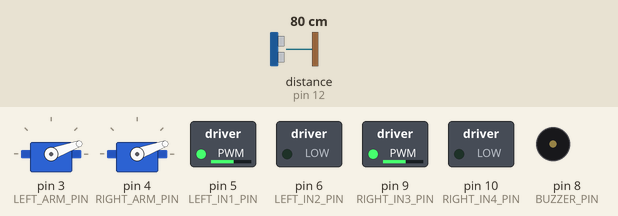
This sketch was run on a simulated Arduino Uno, built with avr-gcc and run on an emulated ATmega328P. On the bench: 2 × servo, switched loads named in the sketch (green lamp = pin HIGH), buzzer (waves = sounding). Wiring (inferred from the names in the program): ultrasonic range finder: trigger pin 11; echo pin 12. The test bench sets the inputs (shaded band); at power-on: distance to the obstacle (sensor on pin 12) 80 cm. The echo pulse lasts 58.3 µs per cm; pins used as bus, display or sensor lines are not drawn.

Above: at 1.78 s.
1.8 s: distance to the obstacle (sensor on pin 12) set to 2 cm
At 4.2 s:
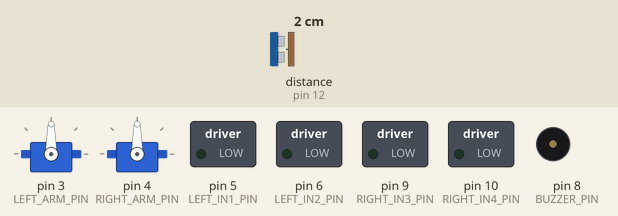
4.8 s: distance to the obstacle (sensor on pin 12) set to 60 cm
7.8 s: distance to the obstacle (sensor on pin 12) set to 4 cm
At 8.06 s:
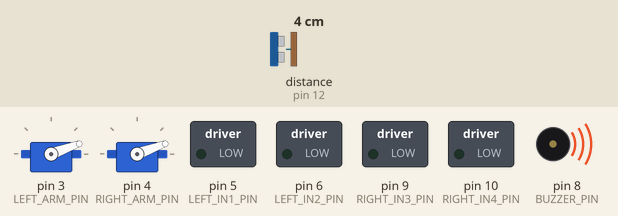
10.8 s: distance to the obstacle (sensor on pin 12) set to 250 cm
At 12.3 s:
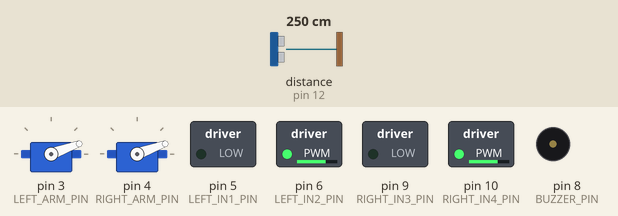
Timing chart, 0 to 14.8 s (numbered marks = the images above; inputs shaded):
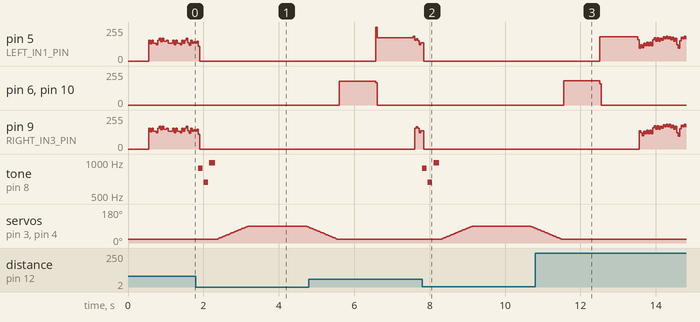

The sketch:

wall_e_trash_collector.ino
```cpp
#include <Servo.h>                                      // 引入 Arduino 官方 Servo 库，用于控制两只手臂舵机

const int LEFT_IN1_PIN = 5;                             // 左侧履带电机 L298N IN1 接 Arduino Uno 数字引脚 5
const int LEFT_IN2_PIN = 6;                             // 左侧履带电机 L298N IN2 接 Arduino Uno 数字引脚 6
const int RIGHT_IN3_PIN = 9;                            // 右侧履带电机 L298N IN3 接 Arduino Uno 数字引脚 9
const int RIGHT_IN4_PIN = 10;                           // 右侧履带电机 L298N IN4 接 Arduino Uno 数字引脚 10
const int TRIG_PIN = 11;                                // HC-SR04 超声波传感器 Trig 接 Arduino Uno 数字引脚 11
const int ECHO_PIN = 12;                                // HC-SR04 超声波传感器 Echo 接 Arduino Uno 数字引脚 12
const int LEFT_ARM_PIN = 3;                             // 左臂舵机信号线接 Arduino Uno 数字引脚 3
const int RIGHT_ARM_PIN = 4;                            // 右臂舵机信号线接 Arduino Uno 数字引脚 4
const int BUZZER_PIN = 8;                               // 无源蜂鸣器正极接 Arduino Uno 数字引脚 8

const int CRUISE_SPEED_PWM = 150;                       // 巡视前进速度，范围 0-255，数值越大履带越快
const int ACTION_SPEED_PWM = 180;                       // 后退与转向动作速度，范围 0-255，动作时略快一些更容易避障
const int DISTANCE_THRESHOLD_CM = 15;                   // 发现垃圾或障碍物的距离阈值，单位为厘米
const int ARM_HOME_ANGLE = 20;                          // 两只手臂的初始角度，可根据机械安装微调
const int ARM_PICK_ANGLE = 90;                          // 两只手臂抱起垃圾时转到的角度
const unsigned long ARM_HOLD_TIME_MS = 1500;            // 手臂抱起垃圾后停留时间，单位为毫秒
const unsigned long BACKWARD_TIME_MS = 1000;            // 收集完成后后退时间，单位为毫秒
const unsigned long TURN_RIGHT_TIME_MS = 1000;          // 后退完成后右转时间，单位为毫秒
const unsigned long SONAR_TIMEOUT_US = 30000;           // 超声波 echo 等待超时时间，30000 微秒约等于 5 米距离
const unsigned long PWM_PERIOD_US = 2000;               // 软件 PWM 周期，2000 微秒约等于 500Hz，适合直流电机调速
const unsigned long SENSOR_INTERVAL_MS = 80;            // 巡视时两次超声波测距之间的间隔，单位为毫秒
const int SERVO_STEP_DELAY_MS = 12;                     // 舵机平滑动作时每移动 1 度的延时，数值越大动作越慢

int currentLeftSpeed = 0;                               // 保存左侧履带当前目标速度，正数前进、负数后退、0 停止
int currentRightSpeed = 0;                              // 保存右侧履带当前目标速度，正数前进、负数后退、0 停止
unsigned long lastSensorReadMs = 0;                     // 保存上一次超声波测距的时间，用于控制测距频率

Servo leftArmServo;                                     // 创建左臂舵机对象
Servo rightArmServo;                                    // 创建右臂舵机对象

void setup() {                                          // Arduino 上电或复位后只执行一次的初始化函数
  pinMode(LEFT_IN1_PIN, OUTPUT);                        // 将左电机 IN1 引脚设置为输出模式
  pinMode(LEFT_IN2_PIN, OUTPUT);                        // 将左电机 IN2 引脚设置为输出模式
  pinMode(RIGHT_IN3_PIN, OUTPUT);                       // 将右电机 IN3 引脚设置为输出模式
  pinMode(RIGHT_IN4_PIN, OUTPUT);                       // 将右电机 IN4 引脚设置为输出模式
  pinMode(TRIG_PIN, OUTPUT);                            // 将超声波 Trig 引脚设置为输出模式
  pinMode(ECHO_PIN, INPUT);                             // 将超声波 Echo 引脚设置为输入模式
  pinMode(BUZZER_PIN, OUTPUT);                          // 将蜂鸣器引脚设置为输出模式
  digitalWrite(TRIG_PIN, LOW);                          // 让 Trig 引脚保持低电平，避免上电时误触发测距
  stopMoving();                                         // 初始化时立即停止两侧履带，防止机器人突然移动
  leftArmServo.attach(LEFT_ARM_PIN);                    // 将左臂舵机对象绑定到左臂舵机信号引脚
  rightArmServo.attach(RIGHT_ARM_PIN);                  // 将右臂舵机对象绑定到右臂舵机信号引脚
  leftArmServo.write(ARM_HOME_ANGLE);                   // 将左臂舵机转到初始角度
  rightArmServo.write(ARM_HOME_ANGLE);                  // 将右臂舵机转到初始角度
  delay(500);                                           // 等待舵机稳定到初始位置
}

void loop() {                                           // Arduino 主循环函数，会不断重复执行
  moveForward();                                        // 进入巡视模式，让瓦力持续向前缓慢移动
  refreshMotorPwm();                                    // 高频刷新软件 PWM，确保两侧履带持续获得调速脉冲
  if (millis() - lastSensorReadMs >= SENSOR_INTERVAL_MS) { // 如果距离上次测距已经超过设定间隔，就进行一次新测距
    lastSensorReadMs = millis();                        // 更新上一次测距时间，避免超声波触发过于频繁
    long distanceCm = getDistanceCm();                  // 读取前方距离，单位为厘米
    if (distanceCm > 0 && distanceCm < DISTANCE_THRESHOLD_CM) { // 如果测距有效且小于阈值，说明发现垃圾或障碍物
      stopMoving();                                     // 动作 A：立刻停止移动
      playHappyBeep();                                  // 动作 B：播放开心的短促“滴滴”声
      pickUpTrash();                                    // 动作 C：双臂抱起垃圾并放回初始位置
      timedBackward(BACKWARD_TIME_MS);                  // 动作 D 第一段：双轮反转后退指定时间
      timedTurnRight(TURN_RIGHT_TIME_MS);               // 动作 D 第二段：单侧轮转动右转指定时间
      stopMoving();                                     // 动作完成后再次停止，保证切回巡视前状态稳定
    }
  }
}

void moveForward() {                                    // 控制瓦力向前慢速行驶的函数
  setMotorSpeed(CRUISE_SPEED_PWM, CRUISE_SPEED_PWM);    // 左右履带都设置为正速度，实现直线前进
}

void moveBackward() {                                   // 控制瓦力向后倒车的函数
  setMotorSpeed(-ACTION_SPEED_PWM, -ACTION_SPEED_PWM);  // 左右履带都设置为负速度，实现直线后退
}

void turnRight() {                                      // 控制瓦力向右转弯的函数
  setMotorSpeed(ACTION_SPEED_PWM, 0);                   // 只让左履带前进、右履带停止，实现向右原地偏转
}

void stopMoving() {                                     // 控制瓦力停止移动的函数
  setMotorSpeed(0, 0);                                  // 左右履带速度都设置为 0，停止所有电机输出
}

void timedBackward(unsigned long durationMs) {          // 按指定毫秒数执行后退动作的函数
  unsigned long startMs = millis();                     // 记录后退动作开始时的系统时间
  moveBackward();                                       // 设置两侧履带为后退目标速度
  while (millis() - startMs < durationMs) {             // 在未达到指定时长前持续执行后退
    refreshMotorPwm();                                  // 持续刷新软件 PWM，让两侧履带保持后退
  }
  stopMoving();                                         // 到达指定时长后停止履带
}

void timedTurnRight(unsigned long durationMs) {         // 按指定毫秒数执行右转动作的函数
  unsigned long startMs = millis();                     // 记录右转动作开始时的系统时间
  turnRight();                                          // 设置履带为右转目标速度
  while (millis() - startMs < durationMs) {             // 在未达到指定时长前持续执行右转
    refreshMotorPwm();                                  // 持续刷新软件 PWM，让瓦力保持右转
  }
  stopMoving();                                         // 到达指定时长后停止履带
}

void setMotorSpeed(int leftSpeed, int rightSpeed) {     // 根据左右速度值保存 L298N 目标速度的总函数
  currentLeftSpeed = constrain(leftSpeed, -255, 255);   // 保存左侧履带速度，并限制到 -255 到 255 的安全范围
  currentRightSpeed = constrain(rightSpeed, -255, 255); // 保存右侧履带速度，并限制到 -255 到 255 的安全范围
  refreshMotorPwm();                                    // 立即刷新一次输出，让新速度尽快生效
}

void refreshMotorPwm() {                                // 按当前目标速度刷新两侧履带软件 PWM 的函数
  unsigned long phaseUs = micros() % PWM_PERIOD_US;     // 计算当前处在 PWM 周期中的哪个时间点
  driveOneMotor(LEFT_IN1_PIN, LEFT_IN2_PIN, currentLeftSpeed, phaseUs); // 根据当前相位刷新左侧履带输出
  driveOneMotor(RIGHT_IN3_PIN, RIGHT_IN4_PIN, currentRightSpeed, phaseUs); // 根据当前相位刷新右侧履带输出
}

void driveOneMotor(int forwardPin, int backwardPin, int speedValue, unsigned long phaseUs) { // 使用软件 PWM 控制单个直流电机的方向和速度
  int pwmValue = constrain(abs(speedValue), 0, 255);    // 取速度绝对值并限制到 0-255 的 PWM 范围
  if (pwmValue == 0) {                                  // 如果速度为 0，表示需要停止该电机
    digitalWrite(forwardPin, LOW);                      // 关闭该电机正转方向输入
    digitalWrite(backwardPin, LOW);                     // 关闭该电机反转方向输入
    return;                                             // 停止模式已设置完成，直接返回函数
  }
  unsigned long onTimeUs = PWM_PERIOD_US * pwmValue / 255; // 根据 PWM 数值计算本周期高电平持续时间
  int activePin = speedValue > 0 ? forwardPin : backwardPin; // 正速度选正转引脚，负速度选反转引脚
  int inactivePin = speedValue > 0 ? backwardPin : forwardPin; // 与运动方向相反的引脚必须保持低电平
  digitalWrite(inactivePin, LOW);                       // 关闭相反方向输入，避免 L298N 同一路桥臂冲突
  if (phaseUs < onTimeUs) {                             // 如果当前仍处在 PWM 通电阶段
    digitalWrite(activePin, HIGH);                      // 打开当前运动方向输入，为电机供电
  } else {                                              // 如果当前已经处在 PWM 断电阶段
    digitalWrite(activePin, LOW);                       // 关闭当前运动方向输入，降低电机平均速度
  }
}

long getDistanceCm() {                                  // 读取 HC-SR04 距离并返回厘米数的函数
  digitalWrite(TRIG_PIN, LOW);                          // 先拉低 Trig，确保触发脉冲从干净的低电平开始
  delayMicroseconds(2);                                 // 等待 2 微秒，让 Trig 低电平稳定
  digitalWrite(TRIG_PIN, HIGH);                         // 拉高 Trig，开始发送超声波触发脉冲
  delayMicroseconds(10);                                // 保持 10 微秒高电平，这是 HC-SR04 要求的触发宽度
  digitalWrite(TRIG_PIN, LOW);                          // 拉低 Trig，结束触发脉冲
  unsigned long durationUs = pulseIn(ECHO_PIN, HIGH, SONAR_TIMEOUT_US); // 读取 Echo 高电平持续时间，超时则返回 0
  if (durationUs == 0) {                                // 如果返回 0，说明本次测距超时或没有有效回波
    return -1;                                          // 返回 -1 表示无效距离，主循环会忽略这次读数
  }
  long distanceCm = durationUs / 58;                    // 将声波往返时间换算为厘米，常用公式为 微秒/58
  return distanceCm;                                    // 返回计算得到的前方距离
}

void pickUpTrash() {                                    // 控制两只手臂模拟抱起垃圾的完整动作函数
  moveArmsSmoothly(ARM_HOME_ANGLE, ARM_PICK_ANGLE);     // 两只手臂从初始角度平滑转到抱取角度
  delay(ARM_HOLD_TIME_MS);                              // 在抱取角度停留 1.5 秒，模拟把垃圾放进肚子
  moveArmsSmoothly(ARM_PICK_ANGLE, ARM_HOME_ANGLE);     // 两只手臂从抱取角度平滑回到初始角度
}

void moveArmsSmoothly(int fromAngle, int toAngle) {     // 让两只舵机同步平滑移动的函数
  int stepValue = fromAngle <= toAngle ? 1 : -1;         // 根据目标角度决定每次增加 1 度还是减少 1 度
  for (int angle = fromAngle; angle != toAngle + stepValue; angle += stepValue) { // 从起始角度逐步移动到目标角度
    leftArmServo.write(angle);                          // 将左臂舵机写入当前角度
    rightArmServo.write(angle);                         // 将右臂舵机写入当前角度，实现双臂同步动作
    delay(SERVO_STEP_DELAY_MS);                         // 每移动 1 度稍作等待，让动作更像机械臂而不是瞬间跳转
  }
}

void playHappyBeep() {                                  // 播放瓦力发现物品时开心短促音效的函数
  tone(BUZZER_PIN, 880, 120);                           // 播放 880Hz 音调 120 毫秒，第一声偏高
  delay(150);                                           // 等待第一声播放完成并留出短暂停顿
  tone(BUZZER_PIN, 660, 120);                           // 播放 660Hz 音调 120 毫秒，第二声偏低
  delay(150);                                           // 等待第二声播放完成并留出短暂停顿
  tone(BUZZER_PIN, 988, 150);                           // 播放 988Hz 音调 150 毫秒，第三声更高表现开心
  delay(180);                                           // 等待第三声播放完成
  noTone(BUZZER_PIN);                                   // 关闭蜂鸣器输出，避免持续发声
}
```

Measured:
- after the input at 1.8 s, tone on pin 8 (BUZZER_PIN): plays 880 Hz for 0.12 s, 660 Hz for 0.12 s, 988 Hz for 0.15 s, starting after 0.06 s; servo on pin 3 (LEFT_ARM_PIN), servo on pin 4 (RIGHT_ARM_PIN): rises from 20° to 90° in 0.85 s, then falls to 83° in 1.6 s
- after the input at 4.8 s, pin 9 (RIGHT_IN3_PIN): 0/255 → 137/255 after 2.8 s; tone on pin 8 (BUZZER_PIN): stays silent (without the input it goes to 880 Hz after 2.8 s)
- after the input at 7.8 s, tone on pin 8 (BUZZER_PIN): plays 880 Hz for 0.12 s, 660 Hz for 0.12 s, 988 Hz for 0.15 s, starting at once; servo on pin 3 (LEFT_ARM_PIN), servo on pin 4 (RIGHT_ARM_PIN): rises from 20° to 90° in 0.85 s, then falls to 79° in 1.6 s
- after the input at 10.8 s, tone on pin 8 (BUZZER_PIN): stops changing and stays silent; servo on pin 3 (LEFT_ARM_PIN), servo on pin 4 (RIGHT_ARM_PIN): goes on until 11.5 s, then stays 20°
